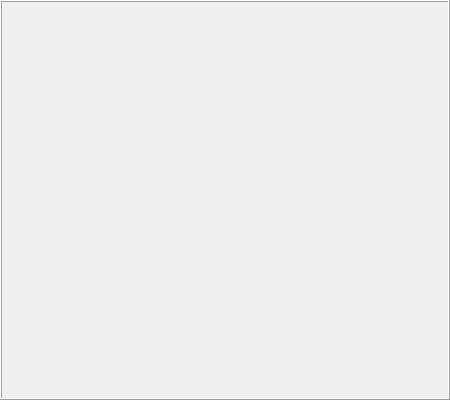
<?xml version="1.0" encoding="UTF-8"?>
<ui version="4.0">
 <class>MenuFrame</class>
 <widget class="QFrame" name="MenuFrame">
  <property name="geometry">
   <rect>
    <x>0</x>
    <y>0</y>
    <width>450</width>
    <height>400</height>
   </rect>
  </property>
  <property name="sizePolicy">
   <sizepolicy hsizetype="Preferred" vsizetype="Preferred">
    <horstretch>0</horstretch>
    <verstretch>0</verstretch>
   </sizepolicy>
  </property>
  <property name="windowTitle">
   <string>Frame</string>
  </property>
  <property name="frameShape">
   <enum>QFrame::Box</enum>
  </property>
  <property name="frameShadow">
   <enum>QFrame::Raised</enum>
  </property>
  <layout class="QVBoxLayout" name="verticalLayout">
   <property name="spacing">
    <number>0</number>
   </property>
   <property name="leftMargin">
    <number>0</number>
   </property>
   <property name="topMargin">
    <number>0</number>
   </property>
   <property name="rightMargin">
    <number>0</number>
   </property>
   <property name="bottomMargin">
    <number>0</number>
   </property>
   <item>
    <widget class="QLabel" name="label">
     <property name="styleSheet">
      <string notr="true">image: url(://images/menu/xox.png)</string>
     </property>
     <property name="text">
      <string/>
     </property>
    </widget>
   </item>
  </layout>
 </widget>
 <resources/>
 <connections/>
</ui>
